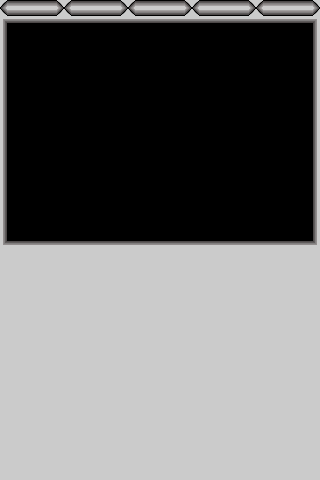

The image is a tile-based game level rendered from a .tmx file. Its description and source (layers, tilesets, objects; grid data summarised) follow:
An orthogonal 40x60 tile map with 8x8 px tiles, 1 tile layer (Tile Layer 1), 3 tilesets.

<map version="1.0" orientation="orthogonal" renderorder="right-down" width="40" height="60" tilewidth="8" tileheight="8" nextobjectid="1">
 <tileset firstgid="1" name="plus" tilewidth="8" tileheight="8">
  <image source="plus.png" width="32" height="24" />
 </tileset>
 <tileset firstgid="13" name="ram" tilewidth="8" tileheight="8">
  <image source="ram.png" width="32" height="32" />
 </tileset>
 <tileset firstgid="29" name="minus" tilewidth="8" tileheight="8">
  <image source="minus.png" width="32" height="24" />
 </tileset>
 <layer name="Tile Layer 1" width="40" height="60">
  <data>[2400 cells, 1374 non-empty, 17 distinct tile ids]</data>
 </layer>
</map>